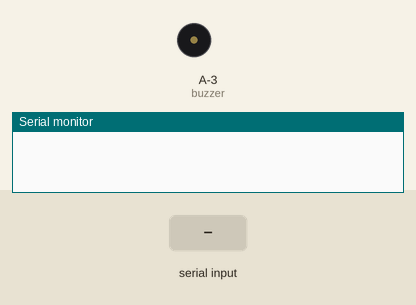
The sketch below on a simulated ATtiny85, built with avr-gcc and run on an emulated ATtiny85. Parts: buzzer (waves = sounding), the last lines printed to the serial monitor. Inputs (shaded band) come from the test bench.

Above: at 1.2 s.
1.3 s: "5\n" received over the second serial link
At 2.47 s:
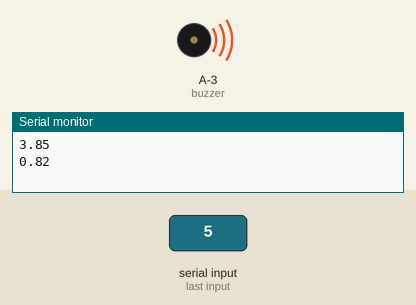
4.1 s: "90,45\n" received over the second serial link
At 5.9 s:
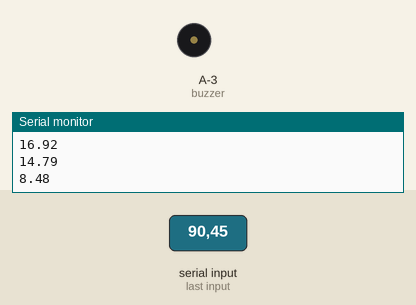
Timing chart, 0 to 7.4 s (numbered marks = the images above; inputs shaded):
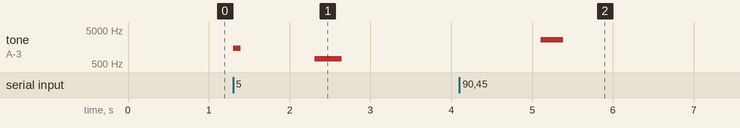

Measured:
- after the input at 1.3 s, tone on A-3 (buzzer): silent → 1463 Hz at once, → silent 0.09 s later, → 705 Hz 0.92 s later, → silent 0.33 s later
- after the input at 4.1 s, tone on A-3 (buzzer): silent → 2620 Hz after 1.0 s, → silent 0.28 s later

The sketch:

recibe8_sinOled_2a.ino
```cpp
#include <SoftwareSerial.h>
#define buzzer 11

SoftwareSerial miSerial(2, 3); // RX, TX
boolean beep_on = true;

float pressurecorrecture = 0.0;
float vario = 0;
byte samples = 10;       // 40
byte maxsamples = 20;     // 50
float alt[51];
float tim[51];
float tempo = millis();
float N1 = 0;
float N2 = 0;
float N3 = 0;
float D1 = 0;
float D2 = 0;
float beep;
float Beep_period;
float numero;


void setup() {
  Serial.begin(9600);     // Inicia el puerto serie principal
  miSerial.begin(9600);    // Inicia el SoftwareSerial en los pines 2 (RX) y 3 (TX)
}

void loop() {
  if (miSerial.available()) {  // Verifica si hay datos disponibles en SoftwareSerial

    numero = miSerial.parseFloat(); // Lee el número decimal
    variometro();
  }
}


void variometro(){
  float Altitude = numero;
  VarioMSCalculation();

  if (beep_on) {
    VarioBeep(0.2, -5.0);  // Ajuste de umbrales de sonido
  }
}

void VarioMSCalculation() {
  tempo = millis();
  N1 = N2 = N3 = D1 = D2 = 0; // Reiniciar valores
  vario = 0;

  // Desplazar valores en los arrays dentro del rango correcto
  for (int cc = 0; cc < maxsamples - 1; cc++) {
    alt[cc] = alt[cc + 1];
    tim[cc] = tim[cc + 1];
  }

  // Agregar la nueva lectura
  alt[maxsamples - 1] = numero;
  tim[maxsamples - 1] = tempo;

  float stime = tim[maxsamples - samples];                                   // Establecer el tiempo de inicio para el cálculo

  for (int cc = maxsamples - samples; cc < maxsamples; cc++) {                  // Realizar cálculos
    N1 += (tim[cc] - stime) * alt[cc];
    N2 += (tim[cc] - stime);
    N3 += alt[cc];
    D1 += (tim[cc] - stime) * (tim[cc] - stime);
    D2 += (tim[cc] - stime);
  }

  // Calcular la velocidad vertical (vario)
  float denominator = (samples * D1 - D2 * D2);
  if (denominator != 0) {
    vario = 1000 * ((samples * N1) - N2 * N3) / denominator;
  } else {
    vario = 0; // Evitar división por cero
  }
}

void VarioBeep(float TreshUp, float TreshDown) {
  if ((tempo - beep) > Beep_period + 100) { // Control del tiempo entre beeps
    beep = tempo;

    noTone(buzzer); // Apagar beep previo

    if (vario > TreshUp && vario < 15) {
      Beep_period = 400 - (vario * 80);
      tone(buzzer, (500 + (250 * vario)), abs(Beep_period));  // Emitir beep con tono variable
    }
    else if (vario < -0.15) {                       // Si desciende rápidamente
      Beep_period = 200;
      tone(buzzer, 200, 400);  // Emitir beep rápido en caso de descenso
    }
  }

  // Serial.print("Variometro: ");
  Serial.println(vario);
}
```

VoltageReference.cpp
```cpp
// (licence header left out)
#include "Arduino.h"
#include "VoltageReference.h"

void VoltageReference::begin(uint32_t calibration) {
	VoltageReference::calibration = calibration;
}

void VoltageReference::begin(uint8_t hi, uint8_t mid, uint8_t low) {
	VoltageReference::calibration = mergeBytes(hi, mid, low);
	if (calibration == INVALID_REFERENCE_CALIBRATION)
		VoltageReference::calibration = DEFAULT_REFERENCE_CALIBRATION;
}

uint16_t VoltageReference::readInternalRef() {
	// Read 1.1V reference against Vcc
#if defined(__AVR_ATmega32U4__) || defined(__AVR_ATmega1280__) || defined(__AVR_ATmega2560__) || defined(__AVR_ATmega1284P__)
	ADMUX = _BV(REFS0) | _BV(MUX4) | _BV(MUX3) | _BV(MUX2) | _BV(MUX1);
#elif defined (__AVR_ATtiny24__) || defined(__AVR_ATtiny44__) || defined(__AVR_ATtiny84__)
	ADMUX = _BV(MUX5) | _BV(MUX0);
#elif defined (__AVR_ATtiny25__) || defined(__AVR_ATtiny45__) || defined(__AVR_ATtiny85__)
	ADMUX = _BV(MUX3) | _BV(MUX2);
#else
	ADMUX = _BV(REFS0) | _BV(MUX3) | _BV(MUX2) | _BV(MUX1);
#endif

	delay(2); // Wait for Vref to settle
	ADCSRA |= _BV(ADSC); // Start conversion
	while (bit_is_set(ADCSRA, ADSC)); // measuring
	uint8_t low = ADCL; // must read ADCL first - it then locks ADCH
	uint8_t high = ADCH; // unlocks both
	return (high << 8) | low; // raw bandgap value;
}

uint16_t VoltageReference::readVcc() {
	return calibration / readInternalRef();
}

uint16_t VoltageReference::internalValue() {
	return (calibration + (ANALOG_MAX_VALUE / 2)) / ANALOG_MAX_VALUE;
}


uint32_t VoltageReference::calibrate(uint16_t milliVolts) {
	return ((uint32_t) milliVolts * readInternalRef());
}
```

VoltageReference.h
```cpp
// (licence header left out)
#ifndef VOLTAGE_REFERENCE_H_
#define VOLTAGE_REFERENCE_H_

#include "Arduino.h"

#define ANALOG_MAX_VALUE 0x3FF
#define DEFAULT_REFERENCE_CALIBRATION 1126400L
#define INVALID_REFERENCE_CALIBRATION 0xFFFFFFL

#define getHiByte(calibration) (calibration >> 16)
#define getMidByte(calibration) (calibration >> 8)
#define getLowByte(calibration) (calibration & 0xFF)
#define mergeBytes(hi, mid, low) ((((long)hi) << 16) | ((mid << 8) | ((low & 0xFF) & 0xFFFF)))

class VoltageReference {
	private:
		uint32_t calibration;

		/**
		 * Reads the internal voltage reference against Vcc
		 */
		uint16_t readInternalRef();
	public:

		/**
		 * Initializes the library by setting the calibration value for the 1.1V reference
		 * either to the provided value or to its default
		 */
		void begin(uint32_t reference = DEFAULT_REFERENCE_CALIBRATION);

		/**
		 * Initializes the library by setting the calibration value for the 1.1V reference
		 * from a three bytes representation
		 */
		void begin(uint8_t hi, uint8_t mid, uint8_t low);

		/**
		 * Reads the input voltage value applying any necessary calibration
		 */
		uint16_t readVcc();

		/**
		 * Returns the calibration value to be used for the specified input voltage
		 */
		uint32_t calibrate(uint16_t milliVolt);

		/**
		 * The calibrated internal reference voltage
		 */
		uint16_t internalValue();

};
#endif // VOLTAGE_REFERENCE_H_
```
